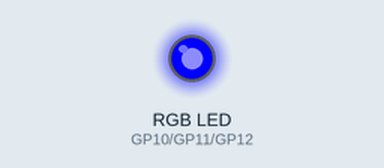
Recording of a program running on a simulated Raspberry Pi Pico running MicroPython. Shown: an RGB LED mixed from three pins (HIGH = lit).

Above: at 0.5 s.
At 1.5 s:
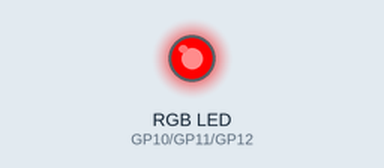
At 2.5 s:
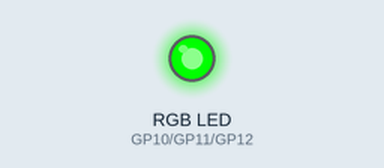
At 3.5 s:
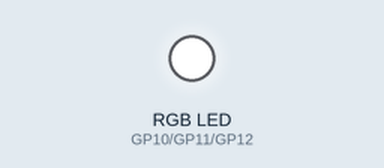
Timing chart, 0 to 5.2 s (numbered marks = the images above):
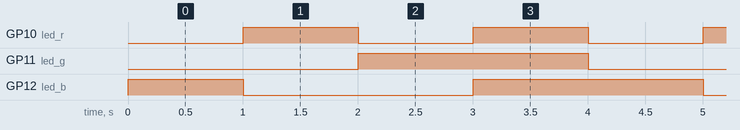

Measured:
- by itself, GP10 (led_r): alternates HIGH for 1.0 s and LOW for 1.0 s
- by itself, GP11 (led_g), GP12 (led_b): alternates HIGH for 2.0 s and LOW for 2.0 s
- by itself, everything shown: repeats every 4.0 s, in 4 steps

The program:

rgb_led_mix.py
```python
from machine import Pin
import utime

led_r=Pin(10, Pin.OUT)
led_g=Pin(11, Pin.OUT)
led_b=Pin(12, Pin.OUT)

led_r.value(1)
led_g.value(1)
led_b.value(1)

while True:
    led_r.toggle()
    led_g.toggle()
    utime.sleep(1)
    led_r.toggle()
    led_g.toggle()


    led_g.toggle()
    led_b.toggle()
    utime.sleep(1)
    led_g.toggle()
    led_b.toggle()

    led_b.toggle()
    led_r.toggle()
    utime.sleep(1)
    led_b.toggle()
    led_r.toggle()

    utime.sleep(1)
```
